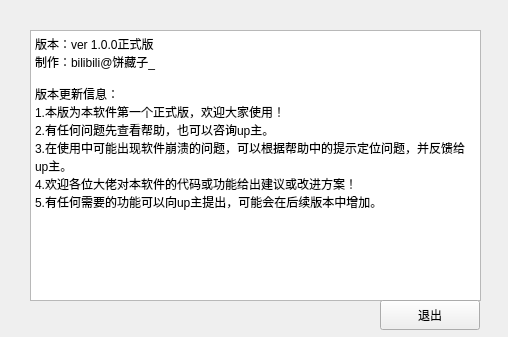
<?xml version="1.0" encoding="UTF-8"?>
<ui version="4.0">
 <class>versioninfo</class>
 <widget class="QWidget" name="versioninfo">
  <property name="geometry">
   <rect>
    <x>0</x>
    <y>0</y>
    <width>508</width>
    <height>337</height>
   </rect>
  </property>
  <property name="windowTitle">
   <string>Form</string>
  </property>
  <widget class="QTextBrowser" name="textBrowser">
   <property name="geometry">
    <rect>
     <x>30</x>
     <y>30</y>
     <width>451</width>
     <height>271</height>
    </rect>
   </property>
   <property name="html">
    <string>&lt;!DOCTYPE HTML PUBLIC &quot;-//W3C//DTD HTML 4.0//EN&quot; &quot;http://www.w3.org/TR/REC-html40/strict.dtd&quot;&gt;
&lt;html&gt;&lt;head&gt;&lt;meta name=&quot;qrichtext&quot; content=&quot;1&quot; /&gt;&lt;meta charset=&quot;utf-8&quot; /&gt;&lt;style type=&quot;text/css&quot;&gt;
p, li { white-space: pre-wrap; }
hr { height: 1px; border-width: 0; }
li.unchecked::marker { content: &quot;\2610&quot;; }
li.checked::marker { content: &quot;\2612&quot;; }
&lt;/style&gt;&lt;/head&gt;&lt;body style=&quot; font-family:'Microsoft YaHei UI'; font-size:9pt; font-weight:400; font-style:normal;&quot;&gt;
&lt;p style=&quot; margin-top:0px; margin-bottom:0px; margin-left:0px; margin-right:0px; -qt-block-indent:0; text-indent:0px;&quot;&gt;版本：ver 1.0.0正式版&lt;/p&gt;
&lt;p style=&quot; margin-top:0px; margin-bottom:0px; margin-left:0px; margin-right:0px; -qt-block-indent:0; text-indent:0px;&quot;&gt;制作：bilibili@饼藏子_&lt;/p&gt;
&lt;p style=&quot;-qt-paragraph-type:empty; margin-top:0px; margin-bottom:0px; margin-left:0px; margin-right:0px; -qt-block-indent:0; text-indent:0px;&quot;&gt;&lt;br /&gt;&lt;/p&gt;
&lt;p style=&quot; margin-top:0px; margin-bottom:0px; margin-left:0px; margin-right:0px; -qt-block-indent:0; text-indent:0px;&quot;&gt;版本更新信息：&lt;/p&gt;
&lt;p style=&quot; margin-top:0px; margin-bottom:0px; margin-left:0px; margin-right:0px; -qt-block-indent:0; text-indent:0px;&quot;&gt;1.本版为本软件第一个正式版，欢迎大家使用！&lt;/p&gt;
&lt;p style=&quot; margin-top:0px; margin-bottom:0px; margin-left:0px; margin-right:0px; -qt-block-indent:0; text-indent:0px;&quot;&gt;2.有任何问题先查看帮助，也可以咨询up主。&lt;/p&gt;
&lt;p style=&quot; margin-top:0px; margin-bottom:0px; margin-left:0px; margin-right:0px; -qt-block-indent:0; text-indent:0px;&quot;&gt;3.在使用中可能出现软件崩溃的问题，可以根据帮助中的提示定位问题，并反馈给up主。&lt;/p&gt;
&lt;p style=&quot; margin-top:0px; margin-bottom:0px; margin-left:0px; margin-right:0px; -qt-block-indent:0; text-indent:0px;&quot;&gt;4.欢迎各位大佬对本软件的代码或功能给出建议或改进方案！&lt;/p&gt;
&lt;p style=&quot; margin-top:0px; margin-bottom:0px; margin-left:0px; margin-right:0px; -qt-block-indent:0; text-indent:0px;&quot;&gt;5.有任何需要的功能可以向up主提出，可能会在后续版本中增加。&lt;/p&gt;&lt;/body&gt;&lt;/html&gt;</string>
   </property>
  </widget>
  <widget class="QPushButton" name="pushButton">
   <property name="geometry">
    <rect>
     <x>380</x>
     <y>300</y>
     <width>100</width>
     <height>30</height>
    </rect>
   </property>
   <property name="text">
    <string>退出</string>
   </property>
  </widget>
 </widget>
 <resources/>
 <connections/>
</ui>
